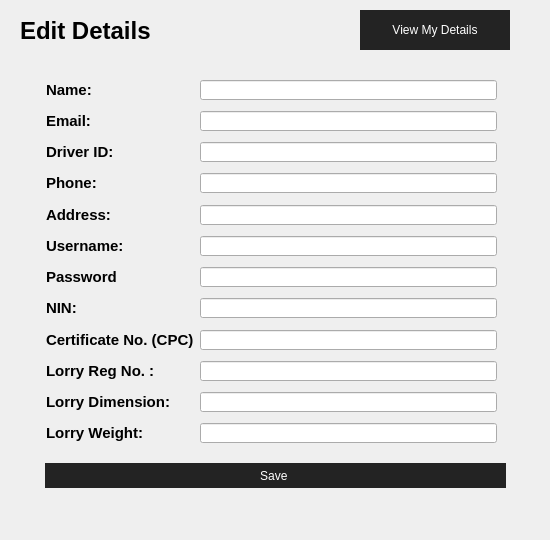
          <widget class="QWidget" name="page_10">
           <widget class="QWidget" name="RegistrationForm_2" native="true">
            <property name="geometry">
             <rect>
              <x>10</x>
              <y>60</y>
              <width>531</width>
              <height>471</height>
             </rect>
            </property>
            <property name="sizePolicy">
             <sizepolicy hsizetype="Fixed" vsizetype="Fixed">
              <horstretch>0</horstretch>
              <verstretch>0</verstretch>
             </sizepolicy>
            </property>
            <property name="minimumSize">
             <size>
              <width>350</width>
              <height>200</height>
             </size>
            </property>
            <property name="styleSheet">
             <string notr="true">QLabel { color: white; }

QLineEdit { border-radius: 3px; 
border: 1px solid black;}
border: none;


</string>
            </property>
            <layout class="QVBoxLayout" name="verticalLayout_14">
             <property name="spacing">
              <number>10</number>
             </property>
             <property name="leftMargin">
              <number>35</number>
             </property>
             <property name="topMargin">
              <number>10</number>
             </property>
             <property name="rightMargin">
              <number>35</number>
             </property>
             <property name="bottomMargin">
              <number>35</number>
             </property>
             <item>
              <widget class="QWidget" name="widget" native="true">
               <property name="minimumSize">
                <size>
                 <width>0</width>
                 <height>350</height>
                </size>
               </property>
               <layout class="QFormLayout" name="formLayout_3">
                <property name="horizontalSpacing">
                 <number>6</number>
                </property>
                <property name="verticalSpacing">
                 <number>12</number>
                </property>
                <property name="leftMargin">
                 <number>1</number>
                </property>
                <property name="topMargin">
                 <number>10</number>
                </property>
                <property name="bottomMargin">
                 <number>10</number>
                </property>
                <item row="0" column="0">
                 <widget class="QLabel" name="nameLabel">
                  <property name="font">
                   <font>
                    <pointsize>11</pointsize>
                    <weight>75</weight>
                    <bold>true</bold>
                   </font>
                  </property>
                  <property name="text">
                   <string>Name:</string>
                  </property>
                 </widget>
                </item>
                <item row="0" column="1">
                 <widget class="QLineEdit" name="nameLineEdit">
                  <property name="minimumSize">
                   <size>
                    <width>0</width>
                    <height>20</height>
                   </size>
                  </property>
                 </widget>
                </item>
                <item row="1" column="0">
                 <widget class="QLabel" name="emailLabel">
                  <property name="font">
                   <font>
                    <pointsize>11</pointsize>
                    <weight>75</weight>
                    <bold>true</bold>
                   </font>
                  </property>
                  <property name="text">
                   <string>Email:</string>
                  </property>
                 </widget>
                </item>
                <item row="1" column="1">
                 <widget class="QLineEdit" name="emailLineEdit">
                  <property name="minimumSize">
                   <size>
                    <width>0</width>
                    <height>20</height>
                   </size>
                  </property>
                 </widget>
                </item>
                <item row="2" column="0">
                 <widget class="QLabel" name="driverIDLabel">
                  <property name="font">
                   <font>
                    <pointsize>11</pointsize>
                    <weight>75</weight>
                    <bold>true</bold>
                   </font>
                  </property>
                  <property name="text">
                   <string>Driver ID:</string>
                  </property>
                 </widget>
                </item>
                <item row="2" column="1">
                 <widget class="QLineEdit" name="driverIDLineEdit">
                  <property name="minimumSize">
                   <size>
                    <width>0</width>
                    <height>20</height>
                   </size>
                  </property>
                 </widget>
                </item>
                <item row="3" column="0">
                 <widget class="QLabel" name="phoneLabel">
                  <property name="font">
                   <font>
                    <pointsize>11</pointsize>
                    <weight>75</weight>
                    <bold>true</bold>
                   </font>
                  </property>
                  <property name="text">
                   <string>Phone:</string>
                  </property>
                 </widget>
                </item>
                <item row="3" column="1">
                 <widget class="QLineEdit" name="phoneLineEdit">
                  <property name="minimumSize">
                   <size>
                    <width>0</width>
                    <height>20</height>
                   </size>
                  </property>
                 </widget>
                </item>
                <item row="4" column="0">
                 <widget class="QLabel" name="addressLabel">
                  <property name="font">
                   <font>
                    <pointsize>11</pointsize>
                    <weight>75</weight>
                    <bold>true</bold>
                   </font>
                  </property>
                  <property name="text">
                   <string>Address:</string>
                  </property>
                 </widget>
                </item>
                <item row="4" column="1">
                 <widget class="QLineEdit" name="addressLineEdit">
                  <property name="minimumSize">
                   <size>
                    <width>0</width>
                    <height>20</height>
                   </size>
                  </property>
                 </widget>
                </item>
                <item row="5" column="0">
                 <widget class="QLabel" name="usernameLabel">
                  <property name="font">
                   <font>
                    <pointsize>11</pointsize>
                    <weight>75</weight>
                    <bold>true</bold>
                   </font>
                  </property>
                  <property name="text">
                   <string>Username:</string>
                  </property>
                 </widget>
                </item>
                <item row="5" column="1">
                 <widget class="QLineEdit" name="usernameLineEdit">
                  <property name="minimumSize">
                   <size>
                    <width>0</width>
                    <height>20</height>
                   </size>
                  </property>
                 </widget>
                </item>
                <item row="6" column="0">
                 <widget class="QLabel" name="passwordLabel">
                  <property name="font">
                   <font>
                    <pointsize>11</pointsize>
                    <weight>75</weight>
                    <bold>true</bold>
                   </font>
                  </property>
                  <property name="text">
                   <string>Password</string>
                  </property>
                 </widget>
                </item>
                <item row="6" column="1">
                 <widget class="QLineEdit" name="passwordLineEdit">
                  <property name="minimumSize">
                   <size>
                    <width>0</width>
                    <height>20</height>
                   </size>
                  </property>
                 </widget>
                </item>
                <item row="7" column="0">
                 <widget class="QLabel" name="nINLabel">
                  <property name="font">
                   <font>
                    <pointsize>11</pointsize>
                    <weight>75</weight>
                    <bold>true</bold>
                   </font>
                  </property>
                  <property name="text">
                   <string>NIN:</string>
                  </property>
                 </widget>
                </item>
                <item row="7" column="1">
                 <widget class="QLineEdit" name="nINLineEdit">
                  <property name="minimumSize">
                   <size>
                    <width>0</width>
                    <height>20</height>
                   </size>
                  </property>
                 </widget>
                </item>
                <item row="8" column="0">
                 <widget class="QLabel" name="certificateNoCPCLabel">
                  <property name="font">
                   <font>
                    <pointsize>11</pointsize>
                    <weight>75</weight>
                    <bold>true</bold>
                   </font>
                  </property>
                  <property name="text">
                   <string>Certificate No. (CPC)</string>
                  </property>
                 </widget>
                </item>
                <item row="8" column="1">
                 <widget class="QLineEdit" name="certificateNoCPCLineEdit">
                  <property name="minimumSize">
                   <size>
                    <width>0</width>
                    <height>20</height>
                   </size>
                  </property>
                 </widget>
                </item>
                <item row="9" column="0">
                 <widget class="QLabel" name="lorryRegNoLabel_2">
                  <property name="font">
                   <font>
                    <pointsize>11</pointsize>
                    <weight>75</weight>
                    <bold>true</bold>
                   </font>
                  </property>
                  <property name="text">
                   <string>Lorry Reg No. :</string>
                  </property>
                 </widget>
                </item>
                <item row="9" column="1">
                 <widget class="QLineEdit" name="lorryRegNoLineEdit_2">
                  <property name="minimumSize">
                   <size>
                    <width>0</width>
                    <height>20</height>
                   </size>
                  </property>
                 </widget>
                </item>
                <item row="10" column="0">
                 <widget class="QLabel" name="lorryDimensionLabel_2">
                  <property name="font">
                   <font>
                    <pointsize>11</pointsize>
                    <weight>75</weight>
                    <bold>true</bold>
                   </font>
                  </property>
                  <property name="text">
                   <string>Lorry Dimension:</string>
                  </property>
                 </widget>
                </item>
                <item row="10" column="1">
                 <widget class="QLineEdit" name="lorryDimensionLineEdit_2">
                  <property name="minimumSize">
                   <size>
                    <width>0</width>
                    <height>20</height>
                   </size>
                  </property>
                 </widget>
                </item>
                <item row="11" column="0">
                 <widget class="QLabel" name="lorryWeightLabel_2">
                  <property name="font">
                   <font>
                    <pointsize>11</pointsize>
                    <weight>75</weight>
                    <bold>true</bold>
                   </font>
                  </property>
                  <property name="text">
                   <string>Lorry Weight:</string>
                  </property>
                 </widget>
                </item>
                <item row="11" column="1">
                 <widget class="QLineEdit" name="lorryWeightLineEdit_2">
                  <property name="minimumSize">
                   <size>
                    <width>0</width>
                    <height>20</height>
                   </size>
                  </property>
                 </widget>
                </item>
               </layout>
              </widget>
             </item>
             <item>
              <widget class="QPushButton" name="SaveDetails_2">
               <property name="enabled">
                <bool>true</bool>
               </property>
               <property name="minimumSize">
                <size>
                 <width>0</width>
                 <height>25</height>
                </size>
               </property>
               <property name="cursor">
                <cursorShape>PointingHandCursor</cursorShape>
               </property>
               <property name="focusPolicy">
                <enum>Qt::ClickFocus</enum>
               </property>
               <property name="styleSheet">
                <string notr="true">QPushButton{
  color:rgb(255,255,255);
  background-color: rgb(35, 35, 35);
  border:0px solid;
}</string>
               </property>
               <property name="text">
                <string>Save </string>
               </property>
              </widget>
             </item>
             <item>
              <spacer name="verticalSpacer_8">
               <property name="orientation">
                <enum>Qt::Vertical</enum>
               </property>
               <property name="sizeHint" stdset="0">
                <size>
                 <width>20</width>
                 <height>40</height>
                </size>
               </property>
              </spacer>
             </item>
            </layout>
           </widget>
           <widget class="QPushButton" name="ViewDetail">
            <property name="geometry">
             <rect>
              <x>360</x>
              <y>10</y>
              <width>150</width>
              <height>40</height>
             </rect>
            </property>
            <property name="minimumSize">
             <size>
              <width>0</width>
              <height>40</height>
             </size>
            </property>
            <property name="styleSheet">
             <string notr="true">QPushButton{
  color:rgb(255,255,255);
  background-color: rgb(35, 35, 35);
  border:0px solid;
}</string>
            </property>
            <property name="text">
             <string>View My Details</string>
            </property>
           </widget>
           <widget class="QLabel" name="label">
            <property name="geometry">
             <rect>
              <x>20</x>
              <y>20</y>
              <width>151</width>
              <height>21</height>
             </rect>
            </property>
            <property name="styleSheet">
             <string notr="true">font-size: 18pt;
background-color: transparent;
font-weight: bold;</string>
            </property>
            <property name="text">
             <string>Edit Details</string>
            </property>
           </widget>
          </widget>
